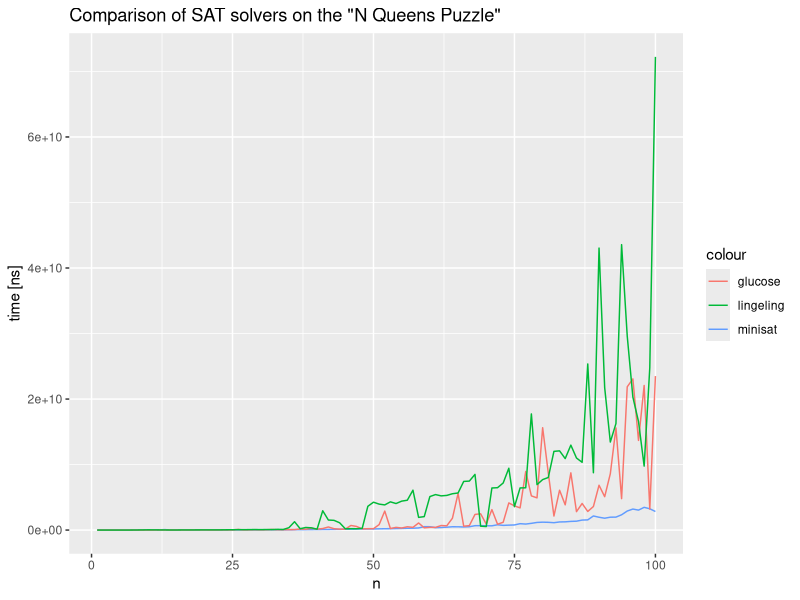

R code for this plot: (Note: this script raises an error after producing the figure.)
library(tidyverse)

minisat <- read_csv("minisat.out.txt", col_names="ns")
glucose <- read_csv("glucose.out.txt", col_names="ns")
lingeling <- read_csv("lingeling.out.txt", col_names="ns")

data <- cbind("x"=1:100, "minisat"=minisat$ns, "glucose"=glucose$ns, "lingeling"=lingeling$ns) %>% as_tibble

pdf("/dev/null")
data %>%
    ggplot(aes(x=x)) +
    geom_line(aes(y=minisat, color="minisat")) +
    geom_line(aes(y=glucose, color="glucose")) +
    geom_line(aes(y=lingeling, color="lingeling")) +
    ggtitle("Comparison of SAT solvers on the \"N Queens Puzzle\"") +
    xlab("n") +
    ylab("time [ns]") +
ggsave("plot.png")
